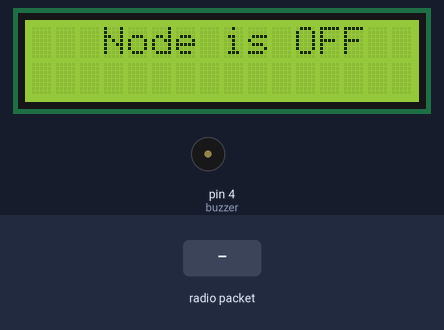
Bench run of a sketch on a simulated Arduino Uno, built with avr-gcc and run on an emulated ATmega328P. Shown: 16×2 character LCD, buzzer (waves = sounding). The test bench sets the inputs (shaded band). No radio packets arrive unless stated; what the sketch prints to the serial monitor is not drawn.

Above: at 4.3 s.
4.4 s: radio packet "B2016887" arrives
At 6.4 s:
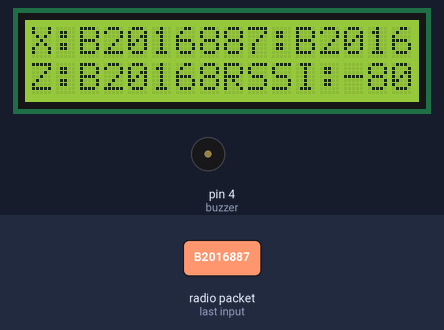
7.4 s: radio packet "5" arrives
At 9.6 s:
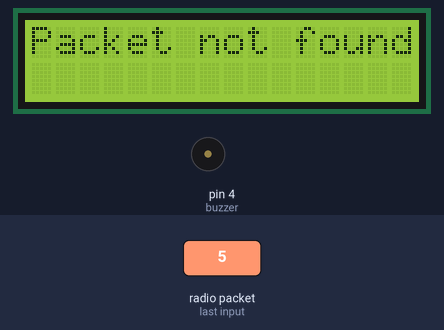
9.9 s: radio packet "90" arrives
At 10.7 s:
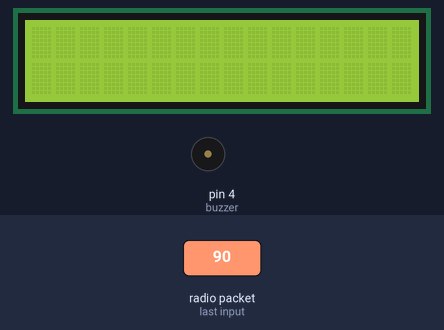
12.4 s: radio packet "200" arrives
Timing chart, 0 to 15.4 s (numbered marks = the images above; inputs shaded):
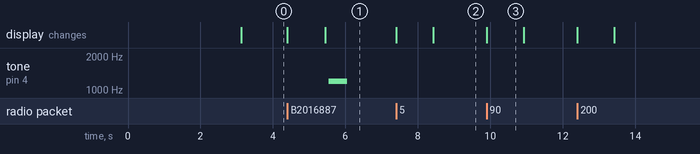

Measured:
- after the input at 4.4 s, tone on pin 4 (buzzer): silent → 1200 Hz after 1.1 s, → silent 0.50 s later; the display: first changes at once (image 1 shows a later state)
- after the input at 7.4 s, the display: first changes at once (image 2 shows a later state)
- after the input at 9.9 s, the display: changes at once (image 3)
- what the display in image 3 shows lasts 1.0 s, from 9.9 s to 10.9 s

The sketch:

Gateway.ino
```cpp
#include <LoRa.h>
#include <Wire.h>
#include <LiquidCrystal_I2C.h>
LiquidCrystal_I2C lcd(0X3f, 16, 2); //SCL A5 SDA A4
#define SS 10
#define RST 2
#define DI0 3
#define BAND 433E6
#define buzzer 4
int pos1, pos2, pos3;
String x, y, z, id;
String incoming;
unsigned long lastPacketTime = 0;
void setup() {
  // put your setup code here, to run once:
  //lcd init
  lcd.init();
  lcd.backlight();
  Serial.begin(115200);
  Serial.println("LoRa Reciever");
  lcd.setCursor(0, 0);
  lcd.print("Lora Reciever");
  LoRa.setPins(SS, RST, DI0);
  if (!LoRa.begin(BAND)) {
    Serial.println("Starting LoRa failed!");
    lcd.setCursor(0, 1);
    lcd.print("LoRa failed");
    while (1)
      ;
  } else {
    Serial.println("Starting LoRa completed");
    lcd.setCursor(0, 1);
    lcd.print("LoRa completed");
  }
  LoRa.setSpreadingFactor(10); // Đặt tỷ lệ phổ mở rộng là 7
  LoRa.setSignalBandwidth(125E3); // Đặt băng thông tín hiệu là 125kHz
  delay(3000);
}
void loop() {
  // try to parse packet

  int packetSize = LoRa.parsePacket();
  if (packetSize) {
    // read packet
    lcd.clear();
    while (LoRa.available()) {
      incoming = LoRa.readString();
      Serial.println(incoming);
      pos1 = incoming.indexOf('@');
      pos2 = incoming.indexOf('$');
      pos3 = incoming.indexOf('*');

      id = incoming.substring(0, pos1);
      x = incoming.substring(pos1 + 1, pos2);
      y = incoming.substring(pos2 + 1, pos3);
      z = incoming.substring(pos3 + 1, incoming.length());

      if (id == "B2016887")
      {
        lcd.setCursor(0, 0);
        lcd.print("X:");
        lcd.setCursor(9, 0);
        lcd.print("Y:");
        lcd.setCursor(0, 1);
        lcd.print("Z:");

        lcd.setCursor(2, 0);
        lcd.print(x);
        lcd.setCursor(11, 0);
        lcd.print(y);
        lcd.setCursor(2, 1);
        lcd.print(z);

        lcd.setCursor(8, 1);
        lcd.print("RSSI:");
        lcd.setCursor(13, 1);
        lcd.print(LoRa.packetRssi());
        Serial.println(LoRa.packetRssi());
        delay(100);

        float x_val = x.toFloat();
        float y_val = y.toFloat();
        float z_val = z.toFloat();
        if (x_val > 0.15 || x_val < -0.15 || y_val > 0.15 || y_val < -0.15 || z_val < 0.8)
        {
          tone(buzzer, 1200, 500);
        }
        else {
          noTone(buzzer);
        }
      }
      else
      {
        lcd.clear();
        lcd.setCursor(0, 0);
        lcd.print("Packet not found");
        delay(350);
      }
    }
    lastPacketTime = millis();
  }
  else {
    // Kiểm tra nếu không nhận được gói tin trong 2 giây
    if (millis() - lastPacketTime > 2000) {
      lcd.clear();
      lcd.setCursor(3, 0);
      lcd.print("Node is OFF");
      delay(350);
      lastPacketTime = millis(); // Cập nhật lại thời gian nhận gói tin cuối cùng
    }
  }
}
```
